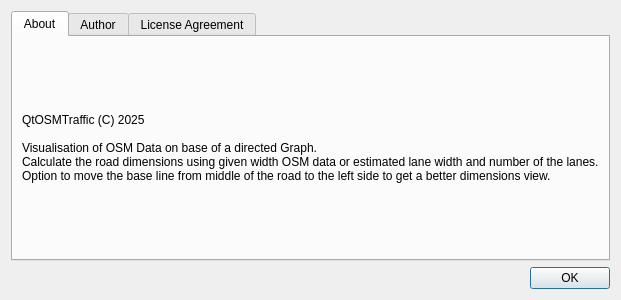
<?xml version="1.0" encoding="UTF-8"?>
<ui version="4.0">
 <class>About</class>
 <widget class="QDialog" name="About">
  <property name="geometry">
   <rect>
    <x>0</x>
    <y>0</y>
    <width>413</width>
    <height>300</height>
   </rect>
  </property>
  <property name="windowTitle">
   <string>About</string>
  </property>
  <layout class="QVBoxLayout" name="verticalLayout">
   <item>
    <widget class="QTabWidget" name="tabWidget">
     <property name="currentIndex">
      <number>0</number>
     </property>
     <widget class="QWidget" name="About_2">
      <attribute name="title">
       <string>About</string>
      </attribute>
      <layout class="QVBoxLayout" name="verticalLayout_2">
       <item>
        <widget class="QLabel" name="label">
         <property name="text">
          <string>QtOSMTraffic (C) 2025

Visualisation of OSM Data on base of a directed Graph. 
Calculate the road dimensions using given width OSM data or estimated lane width and number of the lanes.
Option to move the base line from middle of the road to the left side to get a better dimensions view.</string>
         </property>
        </widget>
       </item>
      </layout>
     </widget>
     <widget class="QWidget" name="Author">
      <attribute name="title">
       <string>Author</string>
      </attribute>
      <layout class="QVBoxLayout" name="verticalLayout_4">
       <item>
        <widget class="QLabel" name="label_2">
         <property name="text">
          <string>Hubert Schmid
Developer
hubert-schmid@gmx.de</string>
         </property>
        </widget>
       </item>
      </layout>
     </widget>
     <widget class="QWidget" name="License">
      <attribute name="title">
       <string>License Agreement</string>
      </attribute>
      <layout class="QVBoxLayout" name="verticalLayout_3">
       <item>
        <widget class="QTextEdit" name="textEdit"/>
       </item>
      </layout>
     </widget>
    </widget>
   </item>
   <item>
    <widget class="QDialogButtonBox" name="buttonBox">
     <property name="orientation">
      <enum>Qt::Horizontal</enum>
     </property>
     <property name="standardButtons">
      <set>QDialogButtonBox::Ok</set>
     </property>
    </widget>
   </item>
  </layout>
 </widget>
 <resources/>
 <connections>
  <connection>
   <sender>buttonBox</sender>
   <signal>accepted()</signal>
   <receiver>About</receiver>
   <slot>accept()</slot>
   <hints>
    <hint type="sourcelabel">
     <x>248</x>
     <y>254</y>
    </hint>
    <hint type="destinationlabel">
     <x>157</x>
     <y>274</y>
    </hint>
   </hints>
  </connection>
  <connection>
   <sender>buttonBox</sender>
   <signal>rejected()</signal>
   <receiver>About</receiver>
   <slot>reject()</slot>
   <hints>
    <hint type="sourcelabel">
     <x>316</x>
     <y>260</y>
    </hint>
    <hint type="destinationlabel">
     <x>286</x>
     <y>274</y>
    </hint>
   </hints>
  </connection>
 </connections>
</ui>
